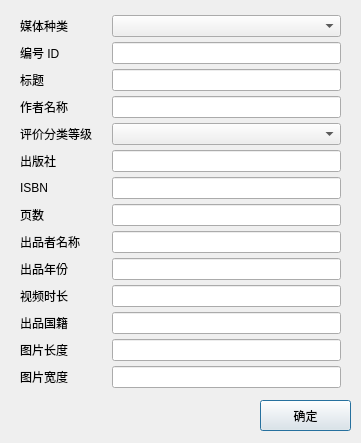
<?xml version="1.0" encoding="UTF-8"?>
<ui version="4.0">
 <class>AddItemDialogClass</class>
 <widget class="QDialog" name="AddItemDialogClass">
  <property name="geometry">
   <rect>
    <x>0</x>
    <y>0</y>
    <width>361</width>
    <height>443</height>
   </rect>
  </property>
  <property name="windowTitle">
   <string>AddItemDialog</string>
  </property>
  <widget class="QWidget" name="formLayoutWidget">
   <property name="geometry">
    <rect>
     <x>10</x>
     <y>10</y>
     <width>341</width>
     <height>415</height>
    </rect>
   </property>
   <layout class="QFormLayout" name="formLayout">
    <property name="labelAlignment">
     <set>Qt::AlignLeading|Qt::AlignLeft|Qt::AlignVCenter</set>
    </property>
    <property name="horizontalSpacing">
     <number>20</number>
    </property>
    <property name="verticalSpacing">
     <number>5</number>
    </property>
    <property name="leftMargin">
     <number>10</number>
    </property>
    <property name="topMargin">
     <number>5</number>
    </property>
    <property name="rightMargin">
     <number>10</number>
    </property>
    <item row="0" column="0">
     <widget class="QLabel" name="label">
      <property name="text">
       <string>媒体种类</string>
      </property>
      <property name="alignment">
       <set>Qt::AlignCenter</set>
      </property>
     </widget>
    </item>
    <item row="0" column="1">
     <widget class="QComboBox" name="mediaTypeBox"/>
    </item>
    <item row="1" column="0">
     <widget class="QLabel" name="label_1">
      <property name="text">
       <string>编号 ID</string>
      </property>
     </widget>
    </item>
    <item row="1" column="1">
     <widget class="QLineEdit" name="idLine"/>
    </item>
    <item row="2" column="0">
     <widget class="QLabel" name="label_2">
      <property name="text">
       <string>标题</string>
      </property>
      <property name="alignment">
       <set>Qt::AlignCenter</set>
      </property>
     </widget>
    </item>
    <item row="2" column="1">
     <widget class="QLineEdit" name="titleLine"/>
    </item>
    <item row="3" column="0">
     <widget class="QLabel" name="label_3">
      <property name="text">
       <string>作者名称</string>
      </property>
      <property name="alignment">
       <set>Qt::AlignCenter</set>
      </property>
     </widget>
    </item>
    <item row="3" column="1">
     <widget class="QLineEdit" name="authorLine"/>
    </item>
    <item row="4" column="0">
     <widget class="QLabel" name="label_4">
      <property name="text">
       <string>评价分类等级</string>
      </property>
     </widget>
    </item>
    <item row="4" column="1">
     <widget class="QComboBox" name="gradeBox"/>
    </item>
    <item row="5" column="0">
     <widget class="QLabel" name="label_5">
      <property name="text">
       <string>出版社</string>
      </property>
     </widget>
    </item>
    <item row="5" column="1">
     <widget class="QLineEdit" name="pressLine"/>
    </item>
    <item row="6" column="0">
     <widget class="QLabel" name="label_6">
      <property name="text">
       <string>ISBN</string>
      </property>
     </widget>
    </item>
    <item row="6" column="1">
     <widget class="QLineEdit" name="isbnLine"/>
    </item>
    <item row="7" column="0">
     <widget class="QLabel" name="label_7">
      <property name="text">
       <string>页数</string>
      </property>
     </widget>
    </item>
    <item row="7" column="1">
     <widget class="QLineEdit" name="pageLine"/>
    </item>
    <item row="8" column="0">
     <widget class="QLabel" name="label_8">
      <property name="text">
       <string>出品者名称</string>
      </property>
     </widget>
    </item>
    <item row="8" column="1">
     <widget class="QLineEdit" name="nameLine"/>
    </item>
    <item row="9" column="0">
     <widget class="QLabel" name="label_9">
      <property name="text">
       <string>出品年份</string>
      </property>
     </widget>
    </item>
    <item row="9" column="1">
     <widget class="QLineEdit" name="yearLine"/>
    </item>
    <item row="10" column="0">
     <widget class="QLabel" name="label_10">
      <property name="text">
       <string>视频时长</string>
      </property>
     </widget>
    </item>
    <item row="10" column="1">
     <widget class="QLineEdit" name="videoLengthLine"/>
    </item>
    <item row="11" column="0">
     <widget class="QLabel" name="label_11">
      <property name="text">
       <string>出品国籍</string>
      </property>
     </widget>
    </item>
    <item row="11" column="1">
     <widget class="QLineEdit" name="countryLine"/>
    </item>
    <item row="12" column="0">
     <widget class="QLabel" name="label_12">
      <property name="text">
       <string>图片长度</string>
      </property>
     </widget>
    </item>
    <item row="12" column="1">
     <widget class="QLineEdit" name="lengthLine"/>
    </item>
    <item row="13" column="0">
     <widget class="QLabel" name="label_13">
      <property name="text">
       <string>图片宽度</string>
      </property>
     </widget>
    </item>
    <item row="13" column="1">
     <widget class="QLineEdit" name="widthLine"/>
    </item>
    <item row="14" column="0">
     <widget class="QLabel" name="validText">
      <property name="text">
       <string/>
      </property>
     </widget>
    </item>
   </layout>
   <zorder>label</zorder>
   <zorder>mediaTypeBox</zorder>
   <zorder>idLine</zorder>
   <zorder>label_1</zorder>
   <zorder>label_2</zorder>
   <zorder>titleLine</zorder>
   <zorder>label_3</zorder>
   <zorder>authorLine</zorder>
   <zorder>label_4</zorder>
   <zorder>gradeBox</zorder>
   <zorder>label_5</zorder>
   <zorder>pressLine</zorder>
   <zorder>label_6</zorder>
   <zorder>isbnLine</zorder>
   <zorder>pageLine</zorder>
   <zorder>label_7</zorder>
   <zorder>nameLine</zorder>
   <zorder>label_8</zorder>
   <zorder>yearLine</zorder>
   <zorder>label_9</zorder>
   <zorder>videoLengthLine</zorder>
   <zorder>label_10</zorder>
   <zorder>countryLine</zorder>
   <zorder>label_11</zorder>
   <zorder>lengthLine</zorder>
   <zorder>label_12</zorder>
   <zorder>widthLine</zorder>
   <zorder>label_13</zorder>
   <zorder>validText</zorder>
  </widget>
  <widget class="QPushButton" name="exitButton">
   <property name="geometry">
    <rect>
     <x>260</x>
     <y>400</y>
     <width>91</width>
     <height>31</height>
    </rect>
   </property>
   <property name="text">
    <string>确定</string>
   </property>
  </widget>
 </widget>
 <layoutdefault spacing="6" margin="11"/>
 <resources/>
 <connections/>
</ui>
